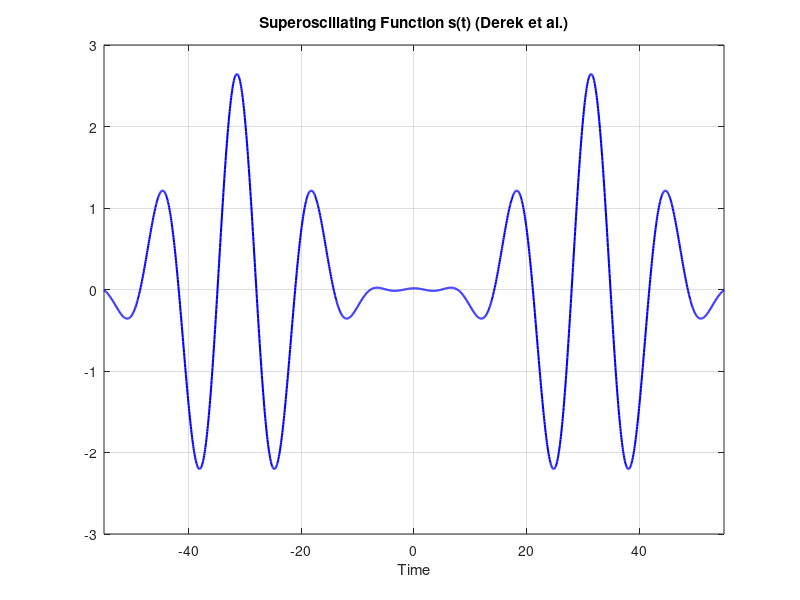

Write MATLAB code to recreate this figure.
clc;
clear;

% Add all project subfolders to search path
addpath(genpath(fullfile(fileparts(mfilename('fullpath')), '..', '..')));

% MATLAB Code to generate the specific superoscillating signal from the paper:
% "Reconstructing superoscillations buried deeply in noise" (Derek et al.)

% 1. Define the frequencies
% The user specified a superoscillating frequency of 1, and the constituent frequencies:
N = 4;
angular_freqs_SO = [0.3, 0.4, 0.5, 0.6];

% 2. Define the amplitudes
% Based on the specific requirements, these are the amplitudes corresponding to the frequencies above.
amps_SO = [-0.31478314809892577, 0.93822642984254, -1.0, 0.3913961476910592];

%% Save

amps_SO = amps_SO(:).';
angular_freqs_SO = angular_freqs_SO(:)';

% Save directly to the signals/data directory
output_dir = fullfile(fileparts(mfilename('fullpath')), '..', 'data');
if ~exist(output_dir, 'dir')
    mkdir(output_dir);
end
save(fullfile(output_dir, 'SO_Derek.mat'), 'amps_SO', 'angular_freqs_SO');

%% PLOT

% Reconstruct the superoscillating signal over a continuous time range
t_continuous = linspace(-55, 55, 2000);
s_t = zeros(size(t_continuous));

% Reconstruct the signal: s(t) = Re( sum( c_n * exp(i * omega_n * t) ) )
for n = 1:N
    s_t = s_t + real(amps_SO(n) * exp(1i * angular_freqs_SO(n) * t_continuous));
end

% Plot the results
figure('Position', [100, 100, 800, 400]);

plot(t_continuous, s_t, 'b-', 'LineWidth', 1.5);
title('Superoscillating Function s(t) (Derek et al.)');
xlabel('Time');
xlim([-55, 55]);
grid on;

% Display the given coefficients in the command window
disp('The calculated complex coefficients c_n are:');
for i=1:N
    fprintf('c_%d = %7.3f %+.3fi\n', i, real(amps_SO(i)), imag(amps_SO(i)));
end

%% Instantaneous Frequency Analysis
% Compute instantaneous frequency if the function is available
if exist('compute_instantaneous_frequency', 'file')
    inst_freq = compute_instantaneous_frequency(s_t, t_continuous);

    figure('Color', 'w', 'Name', 'Instantaneous Frequency Analysis');
    plot(t_continuous, s_t, 'LineWidth', 2, 'DisplayName', 'wave s(t)'); 
    hold on;
    plot(t_continuous, inst_freq, 'LineWidth', 2, 'DisplayName', '\omega_{inst}(t)');
    title('SO Derek: Wave and Instantaneous Frequency');
    xlabel('Time');
    ylim([-6 6]); 
    grid on;
    legend('Location', 'northeast');

    if exist('PlotUtils', 'class')
        PlotUtils.styleAxes(gca);
    end
end
